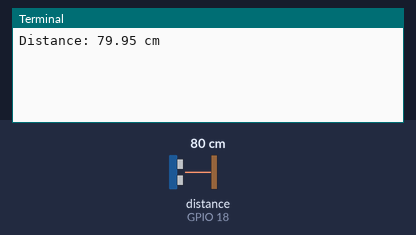
Simulated run of this program. Board: Raspberry Pi (BCM pin numbers). Parts: the last lines printed to the terminal. The test bench sets the inputs (shaded band); at power-on: distance to the obstacle (sensor on GPIO 18) 80 cm. The echo pulse lasts 58.3 µs per cm; the clock reads 2024-03-15 10:24:30 at power-on unless the program sets it.

Above: at 1.2 s.
1.3 s: distance to the obstacle (sensor on GPIO 18) set to 2 cm
At 1.3 s:
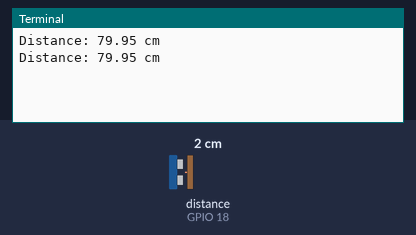
2.8 s: distance to the obstacle (sensor on GPIO 18) set to 4 cm
At 4.1 s:
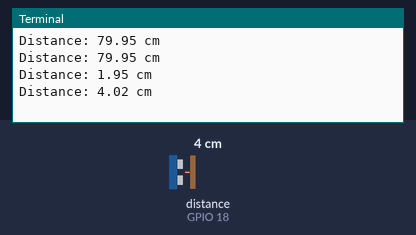
Timing chart, 0 to 5.8 s (numbered marks = the images above; inputs shaded):
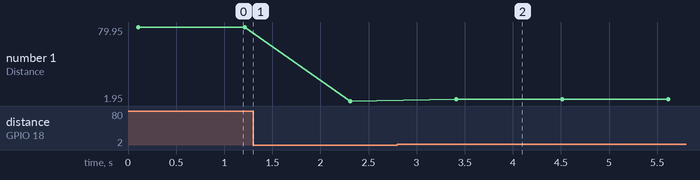

The program:

sonar.py
```python
from gpiozero import OutputDevice, InputDevice
import time

class UltrasonicSensor:
    def __init__(self, trigger_pin=4, echo_pin=18):
        # Set up trigger and echo pins using gpiozero
        self.trigger = OutputDevice(trigger_pin)
        self.echo = InputDevice(echo_pin)

    @property
    def distance(self):
        # Send a 10us pulse to trigger pin to start the measurement
        self.trigger.off()  # Make sure trigger is LOW
        time.sleep(0.1)  # Delay to ensure trigger pin is LOW before triggering
        self.trigger.on()  # Send a HIGH pulse to trigger
        time.sleep(0.00001)  # Pulse for 10us
        self.trigger.off()  # Set trigger pin back to LOW

        # Wait for echo pin to go HIGH, then start measuring time
        while not self.echo.is_active:
            pulse_start = time.time()

        while self.echo.is_active:
            pulse_end = time.time()

        # Calculate the distance in cm
        pulse_duration = pulse_end - pulse_start
        distance = pulse_duration * 17150  # Speed of sound = 34300 cm/s (divide by 2 to get distance)
        distance = round(distance, 2)

        return distance

# Example usage
sonar_sensor = UltrasonicSensor()

if __name__ == "__main__":
    # Read distance
    try:
        while True:
            print("Distance:", sonar_sensor.distance, "cm")
            time.sleep(1)
    except KeyboardInterrupt:
        print("Program terminated.")
```

Measured:
- after the input at 2.8 s, the terminal: prints a new line after 0.61 s (image 2)
- plotted number 1: 79.95 → 1.95 after the input at 1.3 s, 1.95 → 4.02 after the input at 2.8 s
